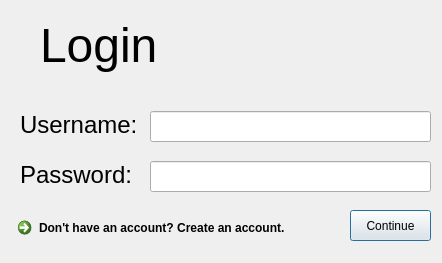
<?xml version="1.0" encoding="UTF-8"?>
<ui version="4.0">
 <class>Dialog</class>
 <widget class="QDialog" name="Dialog">
  <property name="geometry">
   <rect>
    <x>0</x>
    <y>0</y>
    <width>442</width>
    <height>263</height>
   </rect>
  </property>
  <property name="windowTitle">
   <string>Dialog</string>
  </property>
  <widget class="QLabel" name="label">
   <property name="geometry">
    <rect>
     <x>20</x>
     <y>110</y>
     <width>121</width>
     <height>31</height>
    </rect>
   </property>
   <property name="text">
    <string>&lt;html&gt;&lt;head/&gt;&lt;body&gt;&lt;p&gt;&lt;span style=&quot; font-size:18pt;&quot;&gt;Username:&lt;/span&gt;&lt;/p&gt;&lt;/body&gt;&lt;/html&gt;</string>
   </property>
   <property name="textFormat">
    <enum>Qt::TextFormat::MarkdownText</enum>
   </property>
  </widget>
  <widget class="QLabel" name="label_2">
   <property name="geometry">
    <rect>
     <x>20</x>
     <y>150</y>
     <width>131</width>
     <height>51</height>
    </rect>
   </property>
   <property name="text">
    <string>&lt;html&gt;&lt;head/&gt;&lt;body&gt;&lt;p&gt;&lt;span style=&quot; font-size:18pt;&quot;&gt;Password:&lt;/span&gt;&lt;/p&gt;&lt;/body&gt;&lt;/html&gt;</string>
   </property>
   <property name="textFormat">
    <enum>Qt::TextFormat::MarkdownText</enum>
   </property>
  </widget>
  <widget class="QLabel" name="label_3">
   <property name="geometry">
    <rect>
     <x>40</x>
     <y>10</y>
     <width>121</width>
     <height>71</height>
    </rect>
   </property>
   <property name="text">
    <string>&lt;!DOCTYPE HTML PUBLIC &quot;-//W3C//DTD HTML 4.0//EN&quot; &quot;http://www.w3.org/TR/REC-html40/strict.dtd&quot;&gt;
&lt;html&gt;&lt;head&gt;&lt;meta name=&quot;qrichtext&quot; content=&quot;1&quot; /&gt;&lt;meta charset=&quot;utf-8&quot; /&gt;&lt;style type=&quot;text/css&quot;&gt;
p, li { white-space: pre-wrap; }
hr { height: 1px; border-width: 0; }
li.unchecked::marker { content: &quot;\2610&quot;; }
li.checked::marker { content: &quot;\2612&quot;; }
&lt;/style&gt;&lt;/head&gt;&lt;body style=&quot; font-family:'Segoe UI'; font-size:9pt; font-weight:400; font-style:normal;&quot;&gt;
&lt;p style=&quot; margin-top:0px; margin-bottom:0px; margin-left:0px; margin-right:0px; -qt-block-indent:0; text-indent:0px;&quot;&gt;&lt;span style=&quot; font-size:36pt;&quot;&gt;Login&lt;/span&gt;&lt;/p&gt;&lt;/body&gt;&lt;/html&gt;</string>
   </property>
   <property name="textFormat">
    <enum>Qt::TextFormat::MarkdownText</enum>
   </property>
  </widget>
  <widget class="QPushButton" name="pushButton">
   <property name="geometry">
    <rect>
     <x>350</x>
     <y>210</y>
     <width>81</width>
     <height>31</height>
    </rect>
   </property>
   <property name="text">
    <string>Continue</string>
   </property>
  </widget>
  <widget class="QCommandLinkButton" name="commandLinkButton">
   <property name="geometry">
    <rect>
     <x>10</x>
     <y>210</y>
     <width>341</width>
     <height>41</height>
    </rect>
   </property>
   <property name="text">
    <string>Don't have an account? Create an account.</string>
   </property>
  </widget>
  <widget class="QLineEdit" name="lineEdit">
   <property name="geometry">
    <rect>
     <x>150</x>
     <y>111</y>
     <width>281</width>
     <height>31</height>
    </rect>
   </property>
  </widget>
  <widget class="QLineEdit" name="lineEdit_2">
   <property name="geometry">
    <rect>
     <x>150</x>
     <y>161</y>
     <width>281</width>
     <height>31</height>
    </rect>
   </property>
  </widget>
 </widget>
 <resources/>
 <connections/>
</ui>
